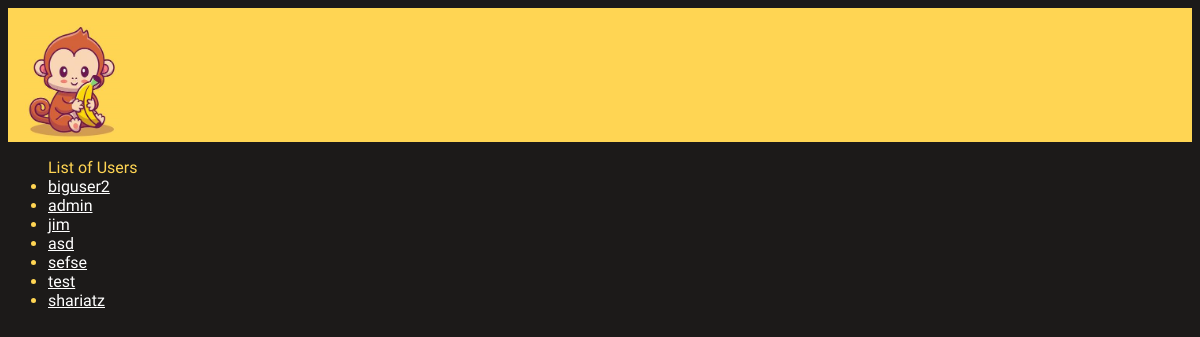
/authors/, run on an earlier commit of the app's database.
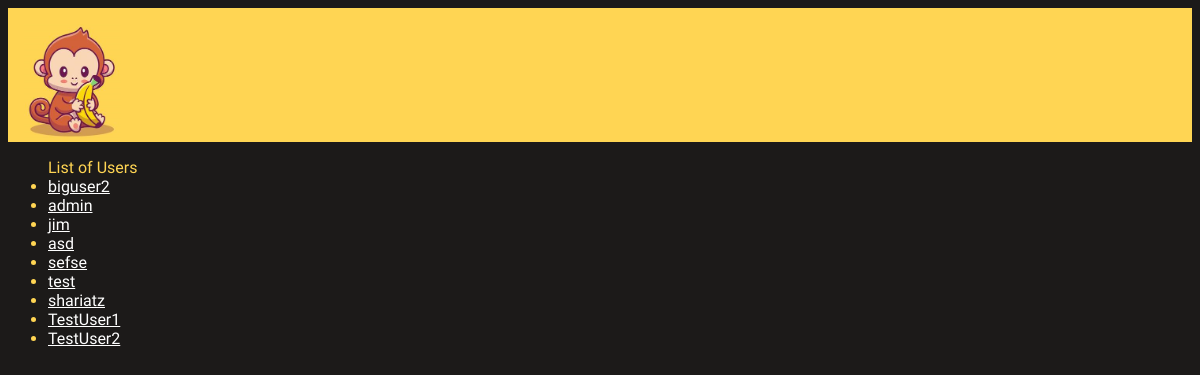
And on a later commit of the database.
### accounts/models.py (models this page shows)
class AuthorUser(AbstractUser):
    type = models.CharField(default="author",max_length=6)
    username = models.CharField(max_length=20, unique=True) # https://www.reddit.com/r/django/comments/id2ch0/user_models_username_max_length/
    host = models.GenericIPAddressField(default = "http://127.0.0.1:8000/") # hardcoded localhost for now
    url = models.URLField() #TODO setup proper page
    github = models.URLField(null=True, blank=True)
    profile_image = models.URLField(null=True, blank=True) # optional

### pages/views.py (the view)
# urls.py: path("authors/", ListProfilesView.as_view(), name="authors_list"), # display list of users on server; is this the exact url they want?
class ListProfilesView(ListView): # basic generic view that just displays template
    model = AuthorUser
    template_name = "listprofiles.html"
    context_object_name = 'authors_list'

### templates/listprofiles.html
{% extends "base.html" %}
{% block content %}
<ul>
List of Users
{% for author in authors_list %}
    <li><a href="{% url 'author_profile' pk=author.pk %}">{{ author.username }}</a></li>
{% empty %}
    <li>No users yet. Database must be empty.</li>
{% endfor %}
</ul>
{% endblock content %}

### templates/base.html (shortened to what this page needs)
{% load static %}
<!DOCTYPE html>
<html>
<head>
    <link rel="stylesheet" type="text/css" href="{% static 'css/main.css' %}">
</head>
<body>
    <main>
        <div class="monkey_div">
            <img src={% static 'images/website_iconV1.png'%} alt="" title = "" width="96.8625" height="117.73125">
        </div>
        {% block content %}
        {% endblock content %}
    </main>
</body>
</html>

### static/css/main.css (style rules this page uses)
body { font-family: 'Lalezar', sans-serif; font-size: 16px; background-color: #1C1A19; color:#FFD553 }
a { color:rgb(255, 255, 255) }
.monkey_div { display:flex; justify-content: left; padding-top: 1em; padding-left: 1em; background-color: #FFD553; }

What changed in the data, as far as the page shows it:
added AuthorUser: username "TestUser1"
added AuthorUser: username "TestUser2"
